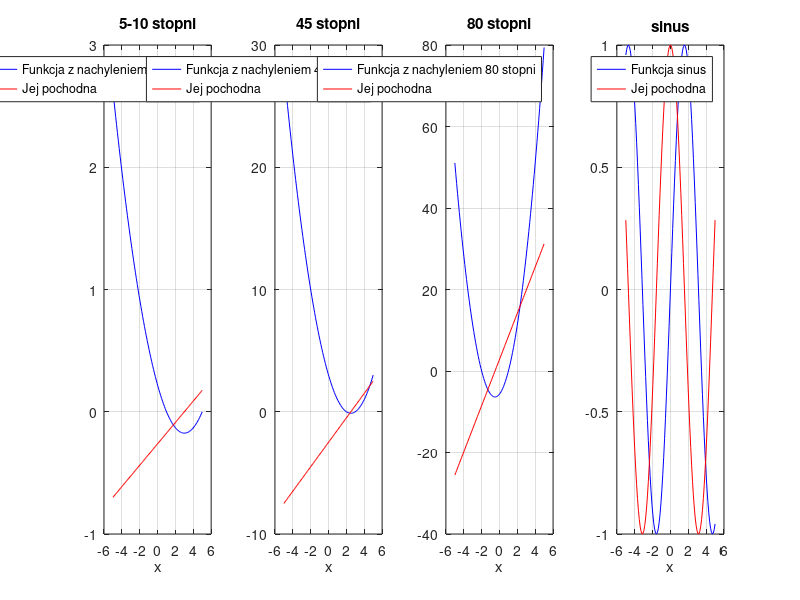

MATLAB code to generate this figure: (Note: this script raises an error after producing the figure.)
% problem 9.5.1 (**) - metoda newtona-raphsona
clear all; close all; clc;

deg_5  = [1,  5];
deg_45 = [2,  3];   % miejsca zerowe funkcji
deg_80 = [-2, 1];

f_sin = @(x) sin(x);   
f_5  = @(x) tan(deg2rad(5))/2  * (x - deg_5(1))  .* (x - deg_5(2));
f_45 = @(x) tan(deg2rad(45))/2 * (x - deg_45(1)) .* (x - deg_45(2));        % Deklaracja funkcji
f_80 = @(x) tan(deg2rad(80))/2 * (x - deg_80(1)) .* (x - deg_80(2));

df_sin = @(x) cos(x);
df_5  = @(x) 2 * tan(deg2rad(5))/2  * x - tan(deg2rad(5))/2  * sum(deg_5);
df_45 = @(x) 2 * tan(deg2rad(45))/2 * x - tan(deg2rad(45))/2 * sum(deg_45);     % Deklaracja pochodnych
df_80 = @(x) 2 * tan(deg2rad(80))/2 * x - tan(deg2rad(80))/2 * sum(deg_80);

x = linspace(-5, 5, 100);

figure;

subplot(1, 4, 1);
plot(x, f_5(x), 'b-', x, df_5(x), 'r-');
title('5-10 stopni'); xlabel('x'); grid on;
legend('Funkcja z nachyleniem 5 stopni', 'Jej pochodna');

subplot(1, 4, 2);
plot(x, f_45(x), 'b-', x, df_45(x), 'r-');
title('45 stopni'); xlabel('x'); grid on;
legend('Funkcja z nachyleniem 45 stopni', 'Jej pochodna');

subplot(1, 4, 3);
plot(x, f_80(x), 'b-', x, df_80(x), 'r-');
title('80 stopni'); xlabel('x'); grid on;
legend('Funkcja z nachyleniem 80 stopni', 'Jej pochodna');

subplot(1, 4, 4);
plot(x, f_sin(x), 'b-', x, df_sin(x), 'r-');
title('sinus'); xlabel('x'); grid on;
legend('Funkcja sinus', 'Jej pochodna');

pause;


it = 12;

newton_raphson_sin = nonlinsolvers(f_sin, df_sin, pi-pi/5, pi+pi/5, 'newton-raphson', it);
newton_raphson_5  = nonlinsolvers(f_5,  df_5,  0, 2.5, 'newton-raphson', it);       
newton_raphson_45 = nonlinsolvers(f_45, df_45, 1, 2.9, 'newton-raphson', it);  % szacowanie miejsc zerowych  
newton_raphson_80 = nonlinsolvers(f_80, df_80, 0,   3, 'newton-raphson', it);

figure;
subplot(1, 4, 1);
grid on;
plot(1:it, newton_raphson_45, 'o-'); xlabel('iter'); ylabel('cb(iter)');
title("45 stopni");
subplot(1, 4, 2);
plot(1:it, newton_raphson_5, 'o-'); xlabel('iter'); ylabel('cb(iter)');
title("5 stopni");
subplot(1, 4, 3);
plot(1:it, newton_raphson_80, 'o-'); xlabel('iter'); ylabel('cb(iter)');
title("80 stopni");
subplot(1, 4, 4);
plot(1:it, newton_raphson_sin, 'o-'); xlabel('iter'); ylabel('cb(iter)');
